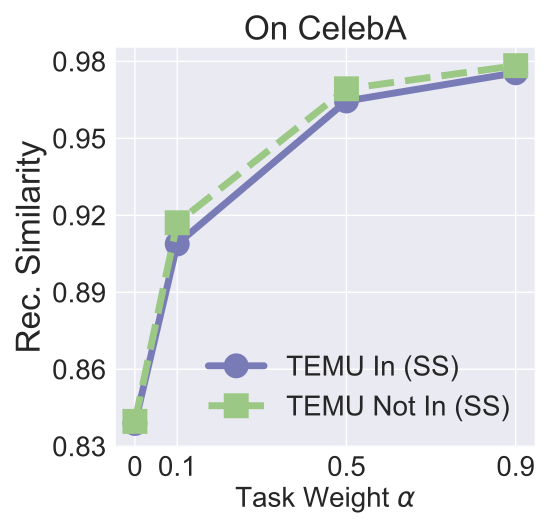

Write the Python code that produced this figure.


import numpy as np
import matplotlib.pyplot as plt

epsilon = 3
beta = 1 / epsilon


x=[0, 0.1, 0.5, 0.9]

labels = ['0', '0.1', '0.5', '0.9']
# unl_org = [97.77, 97.55, 97.35, 97.29, 97.21, 97.21]

# unl_hess_r = [96.6, 96.66, 96.04, 95.94, 95.85, 97.21]
unl_mib = [0.83887, 0.908837, 0.96457394, 0.975570]

unl_muv = [ 0.839692, 0.9171035, 0.969313, 0.978333]
# unl_ss_wo = [94.32, 94.53, 94.78, 93.38, 94.04, 97.21]

for i in range(len(x)):
    unl_mib[i] = unl_mib[i]
    unl_muv[i] = unl_muv[i]



plt.style.use('seaborn')
plt.figure(figsize=(5.5, 5.3))
l_w=5
m_s=15
marker_s = 3
markevery=1
#plt.figure(figsize=(8, 5.3))
#plt.plot(x, unl_fr, color='blue', marker='^', label='Retrain',linewidth=l_w, markersize=m_s)
plt.plot(x, unl_mib, linestyle='-', color='#797BB7', marker='o', fillstyle='full', markevery=markevery,
         label='TEMU In (SS)', linewidth=l_w, markersize=m_s, markeredgewidth=marker_s)

#plt.plot(x, unl_ss_w, color='g',  marker='*',  label='PriMU$_{w}$',linewidth=l_w, markersize=m_s)
plt.plot(x, unl_muv, linestyle='--', color='#9BC985',  marker='s', fillstyle='full', markevery=markevery,
         label='TEMU Not In (SS)',linewidth=l_w, markersize=m_s, markeredgewidth=marker_s)

# plt.plot(x, unl_mib, linestyle=':', color='r',  marker='^', fillstyle='none', markevery=markevery,
#          label='VBU', linewidth=l_w,  markersize=m_s, markeredgewidth=marker_s)

# plt.plot(x, unl_hess_r, linestyle='-.', color='k',  marker='D', fillstyle='none', markevery=markevery,
#          label='HBFU',linewidth=l_w, markersize=m_s, markeredgewidth=marker_s)



#plt.plot(x, unl_vibu, color='silver',  marker='d',  label='VIBU',linewidth=4,  markersize=10)

# plt.plot(x, y_sa03, color='r',  marker='2',  label='AAAI21 A_acc, pr=0.3',linewidth=3, markersize=8)
# plt.plot(x, y_sa05, color='darkblue',  marker='4',  label='AAAI21 A_acc, pr=0.5',linewidth=3, markersize=8)
# plt.plot(x, y_ma03, color='darkviolet',  marker='3',  label='FedMC A_acc, pr=0.3',linewidth=3, markersize=8)
# plt.plot(x, y_ma05, color='cyan',  marker='p',  label='FedMC A_acc, pr=0.5',linewidth=3, markersize=8)


# plt.grid()
leg = plt.legend(fancybox=True, shadow=True)
# plt.xlabel('Malicious Client Ratio (%)' ,fontsize=16)
plt.ylabel('Rec. Similarity' ,fontsize=24)
my_y_ticks = np.arange(0.83, 0.991, 0.03)
plt.yticks(my_y_ticks,fontsize=20)
plt.xlabel('Task Weight $\\alpha$' ,fontsize=20)

plt.xticks(x, labels, fontsize=20)
plt.title('On CelebA', fontsize=24 )

#plt.annotate(r"1e-1", xy=(0.1, 1.01), xycoords='axes fraction', xytext=(-10, 10),textcoords='offset points', ha='right', va='center', fontsize=15)

# plt.title('(c) Utility Preservation', fontsize=24)
plt.legend(loc='best',fontsize=20)
plt.tight_layout()
#plt.title("MNIST")
plt.rcParams['figure.figsize'] = (2.0, 1)
plt.rcParams['image.interpolation'] = 'nearest'
plt.rcParams['figure.subplot.left'] = 0.11
plt.rcParams['figure.subplot.bottom'] = 0.08
plt.rcParams['figure.subplot.right'] = 0.977
plt.rcParams['figure.subplot.top'] = 0.969
plt.savefig('celeba_rec_sim_lower_bound_analysis.pdf', format='pdf', dpi=200)
plt.show()
